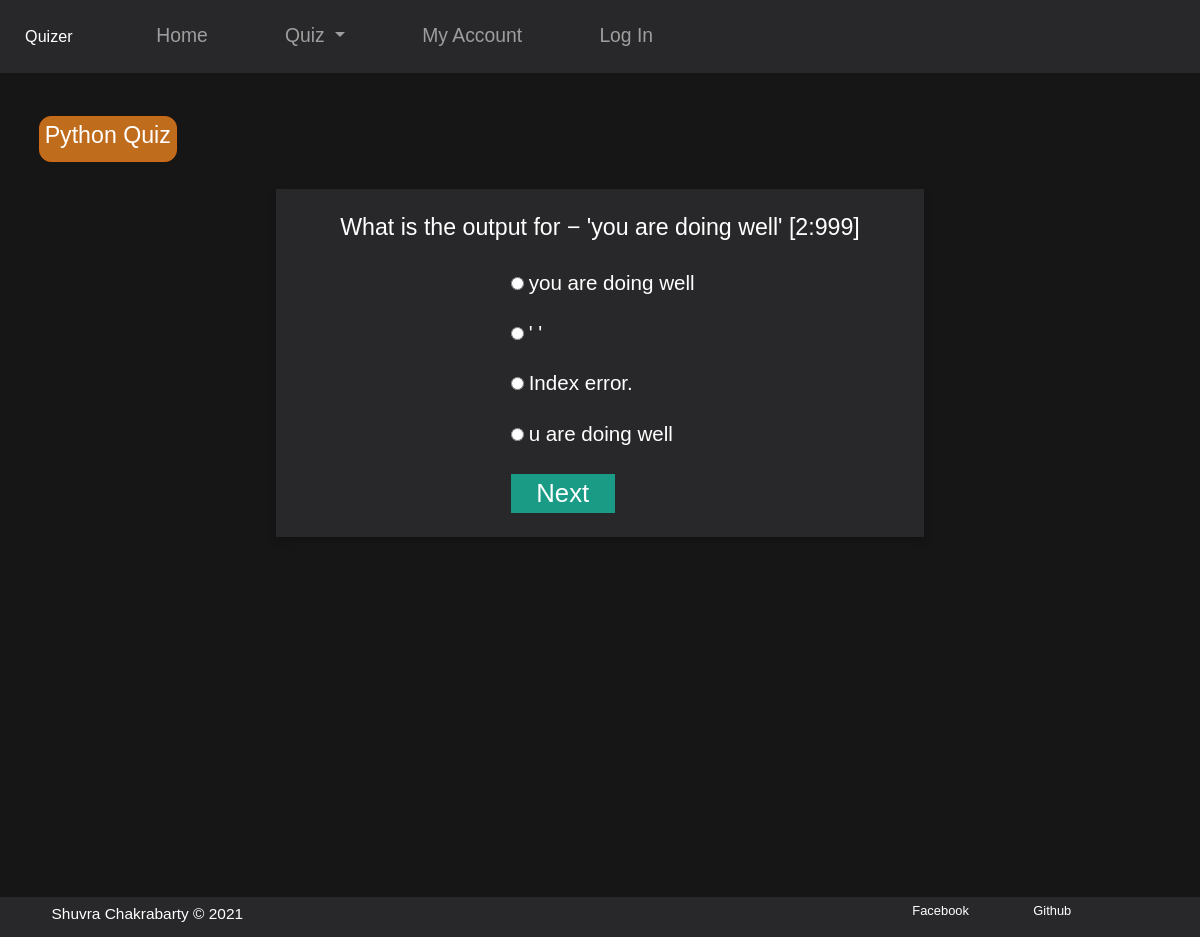
Page /python/ on the committed database.
### quiz/models.py (models this page shows)
class Python(models.Model):
    id = models.AutoField(primary_key=True)
    question = models.CharField(max_length=500,unique=False)
    options1 = models.CharField(max_length=100,unique=False)
    options2 = models.CharField(max_length=100,unique=False)
    options3 = models.CharField(max_length=100,unique=False)
    options4 = models.CharField(unique=False, max_length=100)
    ans = models.CharField(unique=False,max_length=50)

### quiz/views.py (the view)
# urls.py: path("python/",views.python,name='python'),
def python(requests):
        global id
        if 'next' in requests.session:
            id = id+1
            del requests.session['next']
            if not Python.objects.filter(id=id).exists():
                if requests.session.has_key('email'):
                    user_id = requests.session['user_id']
                    mark = requests.session['marks']
                    id=0
                    del requests.session['marks']
                    update = User_stat.objects.create(name='python', score=b, user_id=user_id)
                else:
                    mark = requests.session['marks']
                    id = 0
                    del requests.session['marks']
                return render(requests, 'score.html',{'marks':mark})
            else:
                data = Python.objects.get(id=id)
                question = data.question
                o1 = data.options1
                o2 = data.options2
                o3 = data.options3
                o4 = data.options4
                requests.session['id'] = data.id
                return render(requests,'python.html',{'question':question,'o1':o1,'o2':o2,'o3':o3,'o4':o4})
        else:
            data = Python.objects.get(id=1)
            question = data.question
            o1 = data.options1
            o2 = data.options2
            o3 = data.options3
            o4 = data.options4
            requests.session['id'] = data.id
            return render(requests, 'python.html', {'question': question, 'o1': o1, 'o2': o2, 'o3': o3, 'o4': o4})

### templates/python.html (shortened to what this page needs)
{% extends 'head.html' %}
{% block body_block %}
    <section class="main__section">
        <div class="quiz_name">
             <h1 class="quiz_text">Python Quiz</h1>
        </div>
        <div id="cont">
            <div class="question">
            <h1>{{question}}</h1>
            </div>
            <div class="options">
                <form action="{% url 'base:check' %}" method="POST">
                    <div class="div_input">
                        <input type="radio" name="q1" class="q_radio" id="rad1" value="{{o1}}">{{o1}}
                    </div>
                    <div class="div_input">
                    <input type="radio" name="q1" class="q_radio" id="" value="{{o2}}">{{o2}}
                    </div>
                    <div class="div_input">
                    <input type="radio" name="q1" id="" class="q_radio" value="{{o3}}">{{o3}}
                    </div>
                    <div class="div_input">
                    <input type="radio" name="q1" id="" class="q_radio" value="{{o4}}">{{o4}}
                    </div>
                    <div class="div_input">
                        <input class="button" type="submit" class="q_radio" name="submit" value="Next">
                    </div>
                </form>
                </div>
        </div>
    </section>
    <footer>
        <h3 class="copy">Shuvra Chakrabarty &copy 2021</h3>
        <div class="div_footer">
            <ul>
                <li><a href="#">Facebook</a></li>
                <li><a href="#">Github</a></li>
            </ul>
        </div>
    </footer>
</body>
</html>
{% endblock %}

### static/css/style.css (style rules this page uses)
body { margin: 0; padding: 0; box-sizing: border-box; font-family: 'Raleway', sans-serif; background-color: #171616; }
html { font-size: 80.5%; }
footer { padding: .3rem ; background:#28282a; position:fixed; bottom: 0px; width: 100%; display: flex; flex-direction: row; justify-content: space-around; align-items: center; }
footer,h3 { padding-left: 2rem; flex: 1 1 10rem; color: white; }
footer,ul { flex: 1 1 20rem; display: flex; }
footer,li { list-style-type: none; padding-right: 5rem; }
footer,a { text-decoration: none; color: white; }
.main__section { min-height: 100vh; width: 90%; margin: auto; display: flex; flex-direction: column; align-items: center; max-height: 90vh; }
.div_input { margin: 1.5rem; }
.div_input,input { font-size: 2rem; }
.button { padding: 0 2rem; font-size: 2rem; background: rgb(26, 155, 133); color: white; border: none; text-align: center; }
.question { margin-top: 2rem; }
.copy { font-size: 1.2rem; }
.question,h1 { font-size: 1.8rem; }
.quiz_name { position: absolute; top: 9rem; left: 3rem; }
input { margin: 0.4rem; color: rgb(0, 0, 0); font-size: 1.6rem; }
.div_input { color: white; }
.question,h1 { color: white; }
.quiz_name { border: 1px solid rgb(207, 104, 20); background-color: rgb(192, 108, 29); padding: 5px; border-radius: 12px; }
#cont { min-height: 10vh; display: flex; justify-content: center; align-items: center; flex-direction: column; background-color: #28282a; min-width: 60%; margin-top: 4rem; margin-left: auto; margin-right: auto; box-shadow: 0 4px 8px 0 rgba(0, 0, 0, 0.2); transition: 0.3s; }
.div_input { font-size: 1.6rem; }
#rad1 { font-size: 1.2rem; }

### rows in the picture
Python: question "What is the output for − 'you are doing well' [2:999]", options1 "you are doing well", options2 "' '", options3 "Index error.", options4 "u are doing well"
